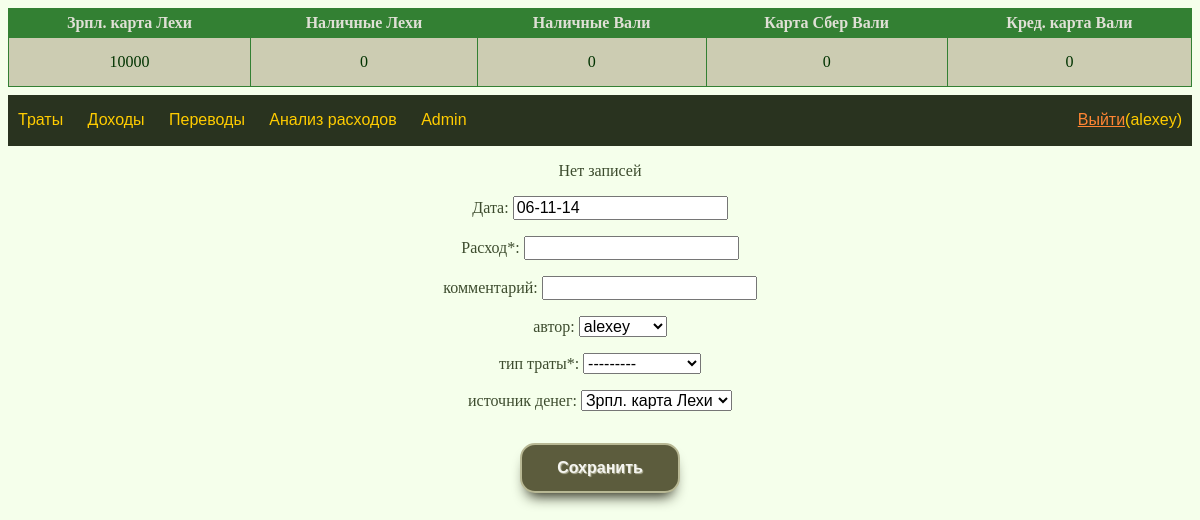
The app's page / (signed in), older data.
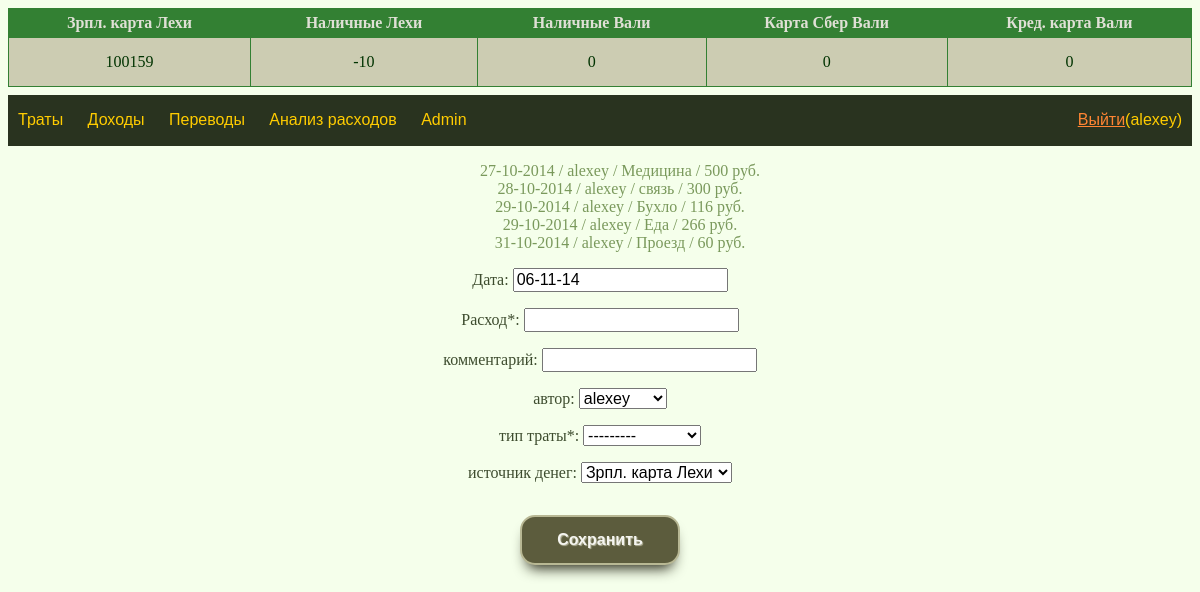
The same page, newer data.
### account/models.py (models this page shows)
class Account(models.Model):
    name = models.CharField(max_length=16, unique=True)
    money = models.IntegerField()
    is_cost_default = models.BooleanField()
    is_income_default = models.BooleanField()
    owner = models.ForeignKey(User)
    class Meta:
        verbose_name = 'Кошелек'
        verbose_name_plural = 'Кошельки'
    def __str__(self):
        return self.name

### spending/models.py (models this page shows)
class Spending(models.Model):
    spendingType = models.ForeignKey(SpendingType)
    money = models.IntegerField()
    date = models.DateField()
    modified = models.DateTimeField(auto_now=True)
    owner = models.ForeignKey(User)
    comment = models.CharField(max_length=32)
    incomeType = models.ForeignKey(Account)
    def __str__(self):
        return r'{} / {} / {} / {} руб.'.format(
            self.date.strftime('%d-%m-%Y'),
            self.owner,
            self.spendingType,
            self.money
        )

class SpendingType(models.Model):
    name = models.CharField(max_length=16, unique=True)
    class Meta:
        verbose_name = 'Тип трат'
        verbose_name_plural = 'Типы трат'
    def __str__(self):
        return self.name

### spending/views.py (the view)
# urls.py: url(r'^$', views.spendingView),
@login_required
def spendingView(request, *args):
    if request.method == 'POST':
        save_spending(request)
        return HttpResponseRedirect('/')
    else:
        user = request.user
        if args:
            initial_form_values = initial_from_spending_object(args[0])
        else:
            initial_form_values = generate_initial(user)
        form = SpendingForm(initial=initial_form_values)
        l = Spending.objects.order_by('-modified')[:5]
        l = l[::-1]
        account_list = Account.objects.all()
        context = {
            'account_list': account_list,
            'latest_spending_list': l,
            'form': form,
            'username': user}
        return render(request,
                      'spending/index.html',
                      context)

### spending/forms.py
class SpendingForm(forms.Form):
    date = forms.DateField(required=True,
                           label='Дата',
                           input_formats=['%d-%m-%Y',
                                          '%d-%m-%y',
                                          '%d/%m/%y',
                                          '%d/%m/%Y',
                                          '%d.%m.%y',
                                          '%d.%m.%Y'],
                           widget=CalendarWidget
    )
    money = forms.IntegerField(
        label ='Расход*',
        required=True
    )
    comment = forms.CharField(
        max_length=32, required=False,
        label='комментарий'
    )
    owner = forms.ModelChoiceField(
        queryset=User.objects.all(),
        empty_label=None,
        required=False,
        label='автор'
    )
    spendingType = forms.ModelChoiceField(
        queryset=SpendingType.objects.all(),
        required=True,
        label='тип траты*'
    )
    incomeType = forms.ModelChoiceField(
        queryset=Account.objects.all(),
        required=True,
        label='источник денег'
    )

### spending/views.py (called while the page is built)
def generate_initial(user):
    initial = {
        'date':         d.today().strftime('%d-%m-%y'),
        'incomeType':   Account.objects.filter(
            owner=user,
            is_cost_default=True
            )[0],
        'owner':        user
    }
    return initial

### templates/spending/index.html
{% extends "base.html" %}
{% block content %}
{% if latest_spending_list %}
  <ul>
  {% for spending in latest_spending_list %}
     <li><a href='/{{ spending.pk }}/'>{{ spending }}</a></li>
  {% endfor %}
  </ul>
{% else %}
  <p>Нет записей</p>
{% endif %}
<form method="post">{% csrf_token %}
{{ form.as_p }}
<input type="submit" value="Сохранить" />
</form>
{% endblock %}

### templates/base.html (shortened to what this page needs)
<!DOCTYPE html>
<html>
<head>
  <link href="/static/style.css" rel="stylesheet">
</head>
<body>
<header>
<table>
  {% for a in account_list %}
  <th>{{ a.name }}</th>
  {% endfor %}
  <tr>
    {% for a in account_list %}
      <td>{{ a.money }}</td>
    {% endfor %}
  </tr>
</table>
<div id="navigation">
  <div id="menu">
    <a href='/'>Траты</a>
    <a href='/income/'>Доходы</a>
    <a href='/transfer/'>Переводы</a>
    <a href='/analytics/'>Анализ расходов</a>
    <a href='/admin/'>Admin</a>
  </div>
  <div id="logout">
    <a href='/accounts/logout/?next=/{% block logout %}{% endblock %}'>Выйти</a>({{ username }})
  </div>
</div>
</header>
<div id="content">
  {% block content %}{% endblock %}
</div>
</body>
</html>

### static/style.css (style rules this page uses)
body { background: #F5FFEB; }
header { text-align: center; color: #003300; background: #F5FFEB; }
table { width: 100%; margin-top: 0; margin-right: auto; margin-bottom: 0.5em; margin-left: auto; border-collapse: collapse; }
table, th, td { border: 1px solid #338033; }
th { background: #338033; padding: 5px; color: #E0E0D6; }
td { background: #CCCCB2; padding: 15px; }
td, th { text-align: center; }
#navigation { width: 100%; height: 3.175em; background: #29331F; font-family: "Trebuchet MS", sans-serif; color: #FFCC00; position: relative; }
#menu { position: absolute; top: 1em; left: 0; text-align: left; }
#menu a { color: #FFCC00; padding: 1em 10px 1em 10px; text-decoration: none; }
#logout { position: absolute; text-align: right; top: 1em; right: 0; padding: 0 10px 0 0 ; }
#logout a { color: #FF8533; }
#content { clear: both; background: #F5FFEB; color: #3D4C2E; text-align: center; }
#content ul { list-style-type: none; }
#content li { display: block; }
#content li a { display: block; color: #7A995C; text-decoration: none; }
#content input, select { font-size: 1em; }
#content input[type="submit"] { background: #5C5C3D; color: #F5F5F0; font-weight: bold; width: 10em; height: 50px; border: 2px solid #B8B894; border-radius: 15px; margin: 1em 0 0 0; text-shadow: 1px 1px 1px #B2B299; box-shadow: 0px 10px 14px -7px #1F1F0F; }

Row changes from the older to the newer data that the page shows:
changed Account "Зрпл. карта Лехи": money "10000" → "100159"
changed Account "Наличные Лехи": money "0" → "-10"
added Spending: date+owner+spendingType "27-10-2014 / alexey / Медицина / 500 руб."
added Spending: date+owner+spendingType "28-10-2014 / alexey / связь / 300 руб."
added Spending: date+owner+spendingType "29-10-2014 / alexey / Бухло / 116 руб."
added Spending: date+owner+spendingType "29-10-2014 / alexey / Еда / 266 руб."
added Spending: date+owner+spendingType "31-10-2014 / alexey / Проезд / 60 руб."
Text that changed along with them:
text no longer shown: "Нет записей"
